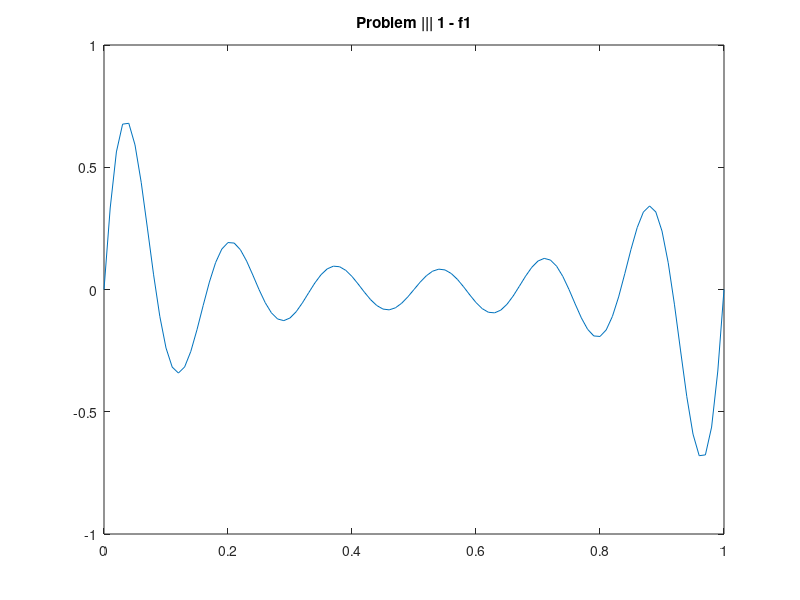
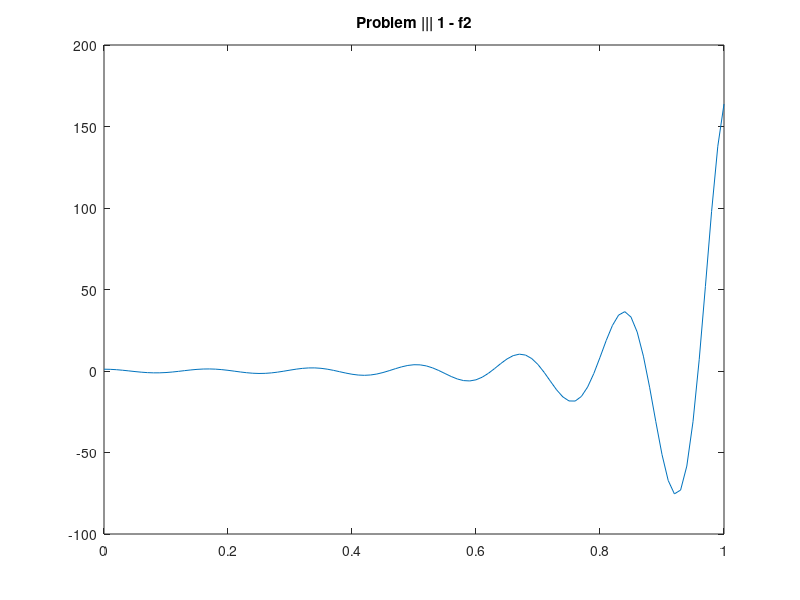

Write the MATLAB code that produced these figures, in order.
x = 0:0.01:1
f = exp(10*x.*(x-1)).*sin(12*pi*x)

figure(1)
plot(x,f)
title('Problem ||| 1 - f1')

x2 = 0:0.01:1
f2 = 3*exp(5*x2.^2-1).*cos(12*pi*x2)

figure(2)
plot(x2,f2)
title('Problem ||| 1 - f2')